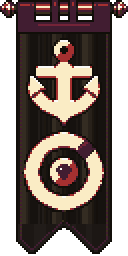
#> input picture art/pixellab-banners-new/final/clan_crows.png, 64 x 128 px, given in place of warden_standard.png.png, which was not available (shown 2 times larger)
$ python sheet_final.py final/clan_crows.png final/warden_standard.png
#> lines starting #> are read from the running program, lines starting #| are printed output that depends on the picture
### tool/apollo_remap.py
"""Remap pixel art to the 46-colour Apollo palette (nearest colour, hard pixels, alpha kept). No assets are changed.
python3 tool/apollo_remap.py            # builds docs/art/boards/skills-apollo-palette-sample.png
as a module: remap(img, dither=False) -> RGBA image"""
import numpy as np
from PIL import Image, ImageDraw, ImageFont
HEX="""172038 253A5E 3C5E8B 4F8FBA 73BED3 A4DDDB 19332D 25562E 468232 75A743 A8CA58 D0DA91 4D2B32 7A4841 AD7757 C09473 D7B594 E7D5B3
341C27 602C2C 884B2B BE772B DE9E41 E8C170 241527 411D31 752438 A53030 CF573C DA863E 1E1D39 402751 7A367B A23E8C C65197 DF84A5
090A14 10141F 151D28 202E37 394A50 577277 819796 A8B5B2 C7CFCC EBEDE9""".split()
MUTED="""A6884A 906C30 825337 83473D 66352E 562923 612638 46332C 323230 3E4055 382D35 323B42 1F2D36 141F25 0B1016 245273 4E7499 5E7E8B 798A92 879EA3
E3DDD1 BDBBAE AF9E94 907C75 A29F7E 969372 78735D 696353 4F493B 212528 595C55 4B4E4F 57562A 675F30 727234 73804B 5F7B53 3B6D62 32534A""".split()
ACCENTS=['F2C14E','FFF6E0','A987EA']          # hot yellow, near white, one violet (kept from today's art)
def mk(hs): return np.array([[int(h[i:i+2],16) for i in (0,2,4)] for h in hs],float)
CORES=['F2C14E','FFF6E0']             # hot yellow + near white, kept for the hot cores of skills
PALETTES={'apollo+cores':mk(HEX+CORES),'apollo':mk(HEX),'muted':mk(MUTED),'muted+accents':mk(MUTED+ACCENTS)}
PAL=PALETTES['apollo']
def _dist(px,PAL=None):
    PAL=PALETTES['apollo'] if PAL is None else PAL                      # redmean-weighted distance (closer to how colours look than plain RGB)
    out=[]
    for p in PAL:
        rm=(px[:,0]+p[0])/2; d=px-p
        out.append((2+rm/256)*d[:,0]**2+4*d[:,1]**2+(2+(255-rm)/256)*d[:,2]**2)
    return np.stack(out,1)
def remap(im,dither=False,pal='apollo'):
    im=im.convert('RGBA'); a=np.array(im); h,w=a.shape[:2]; rgb=a[...,:3].reshape(-1,3).astype(float)
    if dither:                      # 4x4 ordered dither, small amplitude
        B=np.array([[0,8,2,10],[12,4,14,6],[3,11,1,9],[15,7,13,5]])/16-.5; rgb=rgb+(np.tile(B,(h//4+1,w//4+1))[:h,:w].reshape(-1,1)*24)
    PL=PALETTES[pal]; idx=_dist(rgb,PL).argmin(1); a[...,:3]=PL[idx].reshape(h,w,3).astype(np.uint8); return Image.fromarray(a,'RGBA')
def key_frame(path,n=9):
    s=Image.open(path).convert('RGBA'); fw=s.width//n; fr=[s.crop((i*fw,0,(i+1)*fw,s.height)) for i in range(n)]
    return max(fr[2:7],key=lambda f:int((np.array(f)[...,3]>0).sum()))
FX=[('fire','art/pixellab-vfx/final/vfx_flame.png'),('frost','art/pixellab-vfx/final/vfx_frost.png'),('poison','art/pixellab-vfx/batch1/final/vfx_poison.png'),
    ('holy','art/pixellab-vfx/batch1/final/vfx_radiance.png'),('void/shadow','art/pixellab-vfx/batch1/final/vfx_shadow.png'),('steel hit','art/pixellab-vfx/batch1/final/vfx_heavy_slash.png')]
IC=[('improvised_strike','common'),('frigid_grip','common'),('radiant_judgment','common'),('mage_arcane_missile','uncommon'),('dwarf_stoneskin','uncommon'),('fireball','rare'),
    ('mage_frost_nova','rare'),('voidkin_starless_gaze','rare'),('void_blast','epic'),('mage_meteor','epic'),('cleric_second_dawn','legendary'),('wrath_of_dawn','legendary')]
# [58 lines left out: functions strip, compare, first_sheet, not called in this run]

# [4 lines that do not run on import are left out]

### art/pixellab-banners-new/sheet_final.py
"""Remap the final banners to Apollo + 2 core brights and build the sheet: today | final (Apollo), 3x on the dark Tower background, game size on dark and parchment.
python3 art/pixellab-banners-new/sheet_final.py <sheet.png> id1,id2,...   (ids = file stems, e.g. clan_dominion or heirloom_shroud)"""
import sys, os; sys.path.insert(0,'tool')
from apollo_remap import remap, PALETTES
import numpy as np
from PIL import Image, ImageDraw, ImageFont
def banner_remap(im):
    """Apollo + 2 brights, banner rules: the cream emblem stays one tone family (FFF6E0 main, E7D5B3 shade, D7B594 deep), the dark cloth folds go to the cool near-blacks (10141F, 151D28, 202E37) and the ink to 090A14; everything else nearest colour."""
    base=remap(im,pal='apollo+cores'); a=np.array(im.convert('RGBA')); o=np.array(base)
    H=lambda h:[int(h[i:i+2],16) for i in (0,2,4)]
    for y in range(a.shape[0]):
        for x in range(a.shape[1]):
            p=a[y,x]
            if not p[3]: continue
            lum=.299*p[0]+.587*p[1]+.114*p[2]; sat=int(max(p[:3]))-int(min(p[:3]))
            if p[0]>=190 and p[1]>=170 and p[2]>=130 and sat<=70: o[y,x,:3]=H('FFF6E0') if lum>=226 else H('E7D5B3') if lum>=190 else H('D7B594')
            elif lum<56 and sat<=28: o[y,x,:3]=H('090A14') if lum<14 else H('10141F') if lum<24 else H('151D28') if lum<34 else H('202E37')
    return __import__('PIL.Image',fromlist=['Image']).fromarray(o,'RGBA')
R='art/pixellab-banners-new/'; out=sys.argv[1]; ids=sys.argv[2].split(',')
os.makedirs(R+'apollo',exist_ok=True)
F=ImageFont.load_default(size=12); DARK=(31,28,35); PARCH=(228,215,182)
pairs=[]
for i in ids:
    today=Image.open(f'assets/visuals/banners/{i}.png').convert('RGBA'); fin=Image.open(f'{R}final/{i}.png').convert('RGBA'); ap=banner_remap(fin); ap.save(f'{R}apollo/{i}.png'); pairs.append((i,today,ap))
#> further down, today is the input picture: PIL image 64x128 RGBA; mean R, G, B, A 63, 50.2, 44.5, 184.2
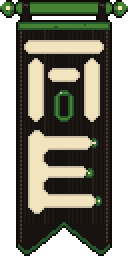
#> input picture art/pixellab-banners-new/final/warden_standard.png, 64 x 128 px, given in place of warden_standard.png.png, which was not available (shown 2 times larger)
#> further down, fin is the input picture: PIL image 64x128 RGBA; mean R, G, B, A 61.8, 61.8, 48.4, 183.9
#> in remap, `idx = _dist(rgb, PL).argmin(1)`: idx = 8192 values, max 37 at index 3, min 7 at index 69, mean 29.02
#> after the loop in banner_remap, `for y in range(a.shape[0]):`:
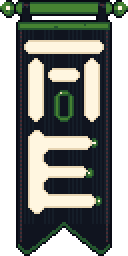
#> o: shape (128, 64, 4) (shown 2 times larger); mean R, G, B, A 64.9, 69.3, 66.6, 183.9; transparent parts drawn white
per=5 if len(ids)>5 else len(ids); S=3; cw=2*(64*S)+30; rows=(len(ids)+per-1)//per
rh=128*S+34+2*(128+8)+26
sh=Image.new('RGB',(per*cw+10,rows*rh+10),DARK); d=ImageDraw.Draw(sh)
#> after `sh = Image.new('RGB', (per * cw + 10, rows * rh + 10), DARK)`:
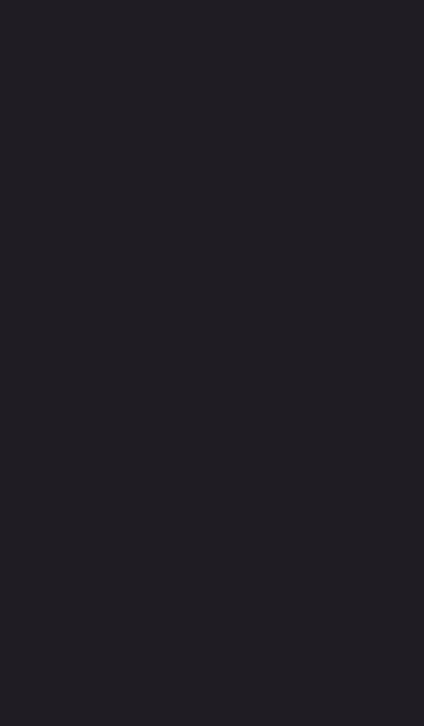
#> sh: PIL image 424x726 RGB; mean R, G, B 31, 28, 35
for n,(i,t,a) in enumerate(pairs):
    cx=10+(n%per)*cw; cy=6+(n//per)*rh
    d.text((cx,cy),i.replace('clan_',''),font=F,fill=(233,224,201))
    for j,im in enumerate((t,a)):
        b=im.resize((64*S,128*S),Image.NEAREST); sh.paste(b,(cx+j*(64*S+6),cy+16),b)
    y=cy+16+128*S+8
    for bg in (DARK,PARCH):
        d.rectangle((cx-4,y-2,cx+2*64+14,y+130),fill=bg)
        for j,im in enumerate((t,a)): sh.paste(im,(cx+j*72,y),im)
        y+=136
#> this loop made 1 pass
#> (i, cx, cy) on pass 1: ('final/warden_standard.png', 10, 6)
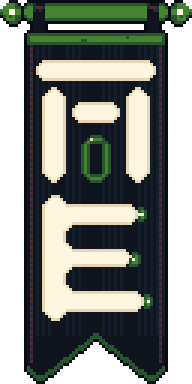
#> b: PIL image 192x384 RGBA; mean R, G, B, A 64.9, 69.3, 66.6, 183.9; transparent parts drawn white
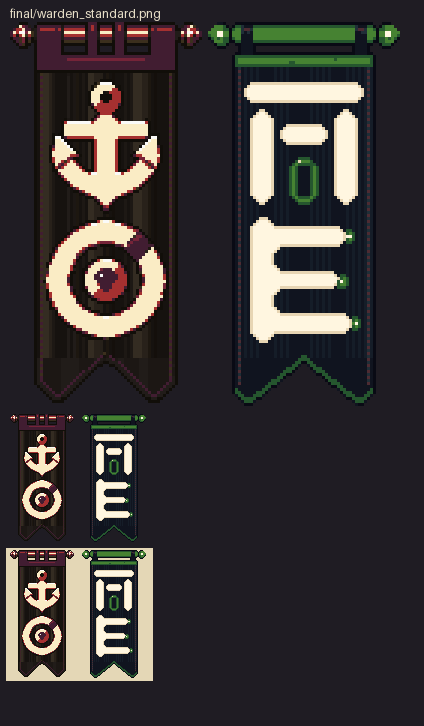
#> sh: PIL image 424x726 RGB; mean R, G, B 59.8, 55.3, 55
sh.save(out); print(sh.size)
#| (424, 726)
